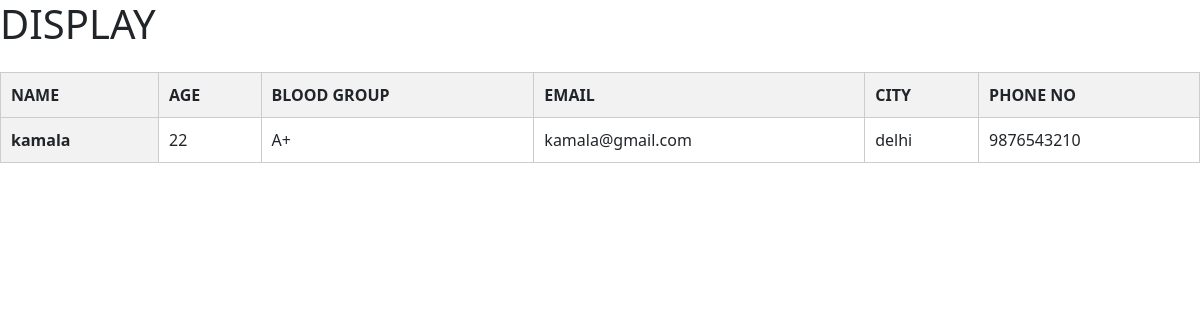
The app's page /display, older data.
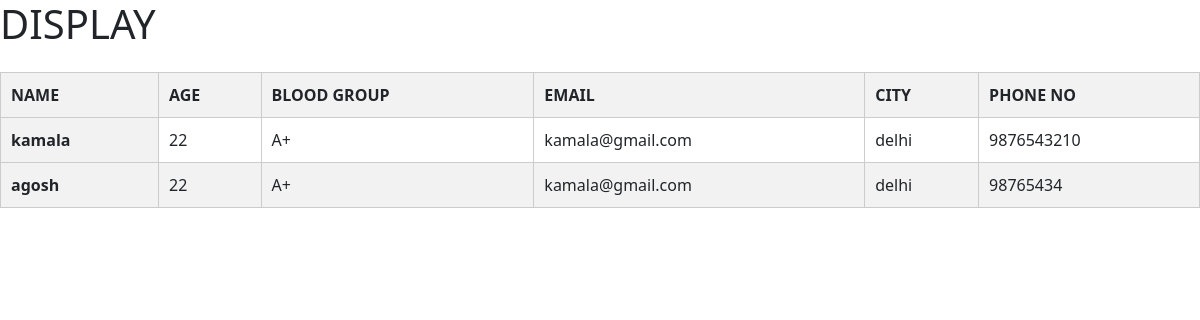
The same page, newer data.
### home/models.py (models this page shows)
class Donors(models.Model):
    D_name=models.CharField(max_length=100)
    D_age=models.IntegerField()
    D_blood=models.TextField()
    D_email=models.EmailField()
    D_phone=models.CharField(max_length=12)
    D_city=models.TextField()

### home/views.py (the view)
# urls.py: path('display',views.display,name='display')
@never_cache
def display(request):
    return render(request,'display.html',{'data':Donors.objects.all()})

### templates/display.html (shortened to what this page needs)
{% extends 'base.html' %}
{% block content %}
<!DOCTYPE html>
<html lang="en">
<head>
  <link href="https://cdn.jsdelivr.net/npm/bootstrap@5.3.1/dist/css/bootstrap.min.css" rel="stylesheet"
>
</head>
<body>
  <h1> DISPLAY </h1>
  <table class="table table-dark">
    <table>
      <thead>
        <tr>
          <th>NAME</th>
          <th>AGE</th>
          <th>BLOOD GROUP</th>
          <th>EMAIL</th>
          <th>CITY</th>
          <th>PHONE NO</th>
        </tr>
      </thead>
      <tbody>
        {% for item in data %}
        <tr>
          <th scope="row">{{item.D_name}}</th>
          <td>{{ item.D_age }}</td>
          <td>{{ item.D_blood }}</td>
          <td>{{ item.D_email }}</td>
          <td>{{ item.D_city }}</td>
          <td>{{ item.D_phone }}</td>
        </tr>
        {% endfor %}
      </tbody>
    </table>
</body>
</html>
{% endblock %}

### templates/base.html (shortened to what this page needs)
<!DOCTYPE html>
<html lang="en">
<head>
</head>
<body >
    {% block content%}
    {% endblock %}
</body>
</html>

### templates/display.html (style rules this page uses)
table { border-collapse: collapse; width: 100%; margin-bottom: 20px; }
table, th, td { border: 1px solid #ccc; }
th, td { padding: 10px; text-align: left; }
th { background-color: #f2f2f2; }
tr:nth-child(even) { background-color: #f2f2f2; }
tr:nth-child(odd) { background-color: #fff; }

Row changes from the older to the newer data that the page shows:
added Donors: D_name "agosh", D_age "22", D_blood "A+", D_email "kamala@gmail.com", D_city "delhi", D_phone "98765434"
